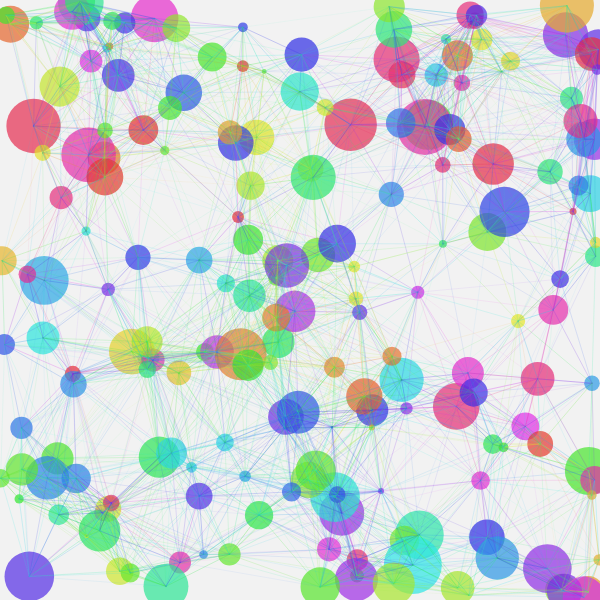
Frame 1 (no input)
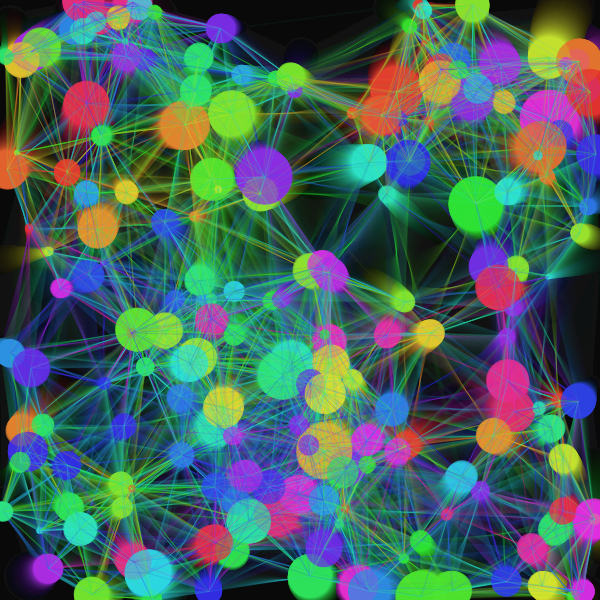
Frame 60 (no input)
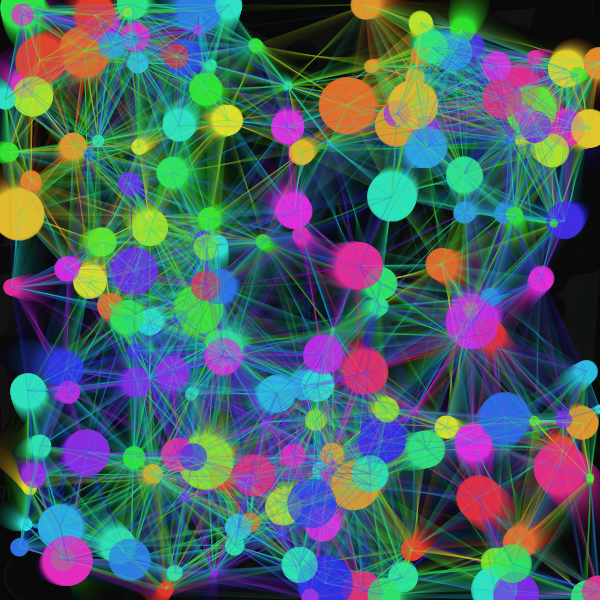
Frame 120 (the mouse pressed at the canvas centre since frame 60)

The p5.js sketch that drew these frames (run headless with seeded random() and noise() and a simulated clock; from frame 60 on, the mouse is pressed at the canvas centre):

// p5.js sketch
// ── sketch.js
let shapes = [];
let connections = [];

function setup() {
  createCanvas(600, 600);
  colorMode(HSB, 360, 100, 100, 1);
  
  for (let i = 0; i < 200; i++) {
    shapes.push({
      x: random(width),
      y: random(height),
      size: random(10, 50),
      speedX: random(-1, 1),
      speedY: random(-1, 1),
      hue: random(360),
      pulse: random(TWO_PI)
    });
  }
}

function draw() {
  background(0, 0, 0, 0.05);
  
  // Update and display shapes
  for (let i = 0; i < shapes.length; i++) {
    let s = shapes[i];
    
    // Update position
    s.x += s.speedX;
    s.y += s.speedY;
    
    // Bounce off edges
    if (s.x < 0 || s.x > width) s.speedX *= -1;
    if (s.y < 0 || s.y > height) s.speedY *= -1;
    
    // Update hue and pulse
    s.hue = (s.hue + 0.5) % 360;
    s.pulse += 0.05;
    
    // Draw shape
    noStroke();
    fill(s.hue, 80, 90, 0.7);
    ellipse(s.x, s.y, s.size + sin(s.pulse) * 10);
  }
  
  // Create connections between nearby shapes
  connections = [];
  for (let i = 0; i < shapes.length; i++) {
    for (let j = i + 1; j < shapes.length; j++) {
      let s1 = shapes[i];
      let s2 = shapes[j];
      let d = dist(s1.x, s1.y, s2.x, s2.y);
      
      if (d < 150) {
        connections.push({s1, s2, d});
      }
    }
  }
  
  // Draw connections
  strokeWeight(0.5);
  for (let conn of connections) {
    let alpha = map(conn.d, 0, 150, 0.8, 0.1);
    stroke((conn.s1.hue + conn.s2.hue) / 2, 80, 90, alpha);
    line(conn.s1.x, conn.s1.y, conn.s2.x, conn.s2.y);
  }
}
